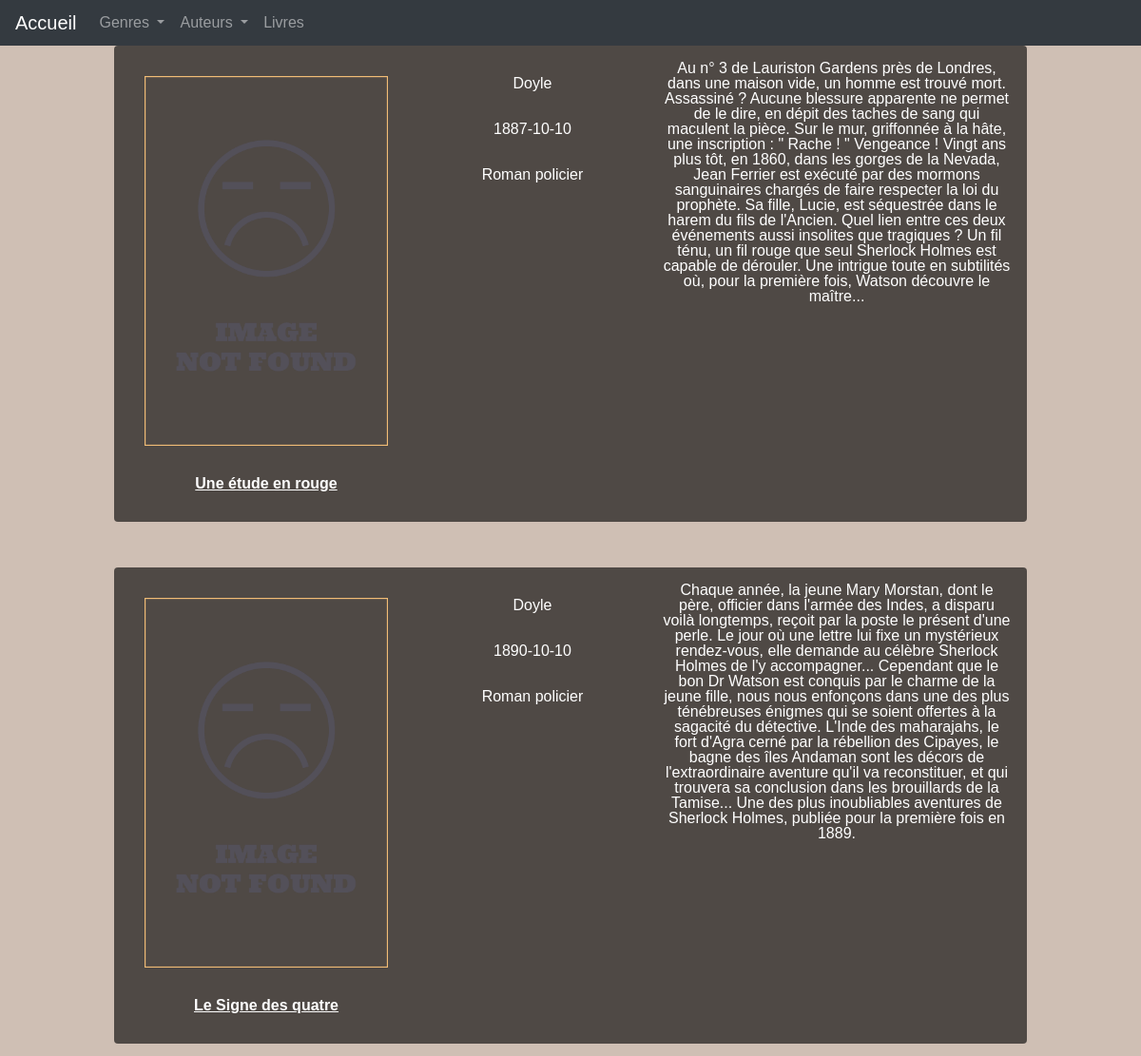
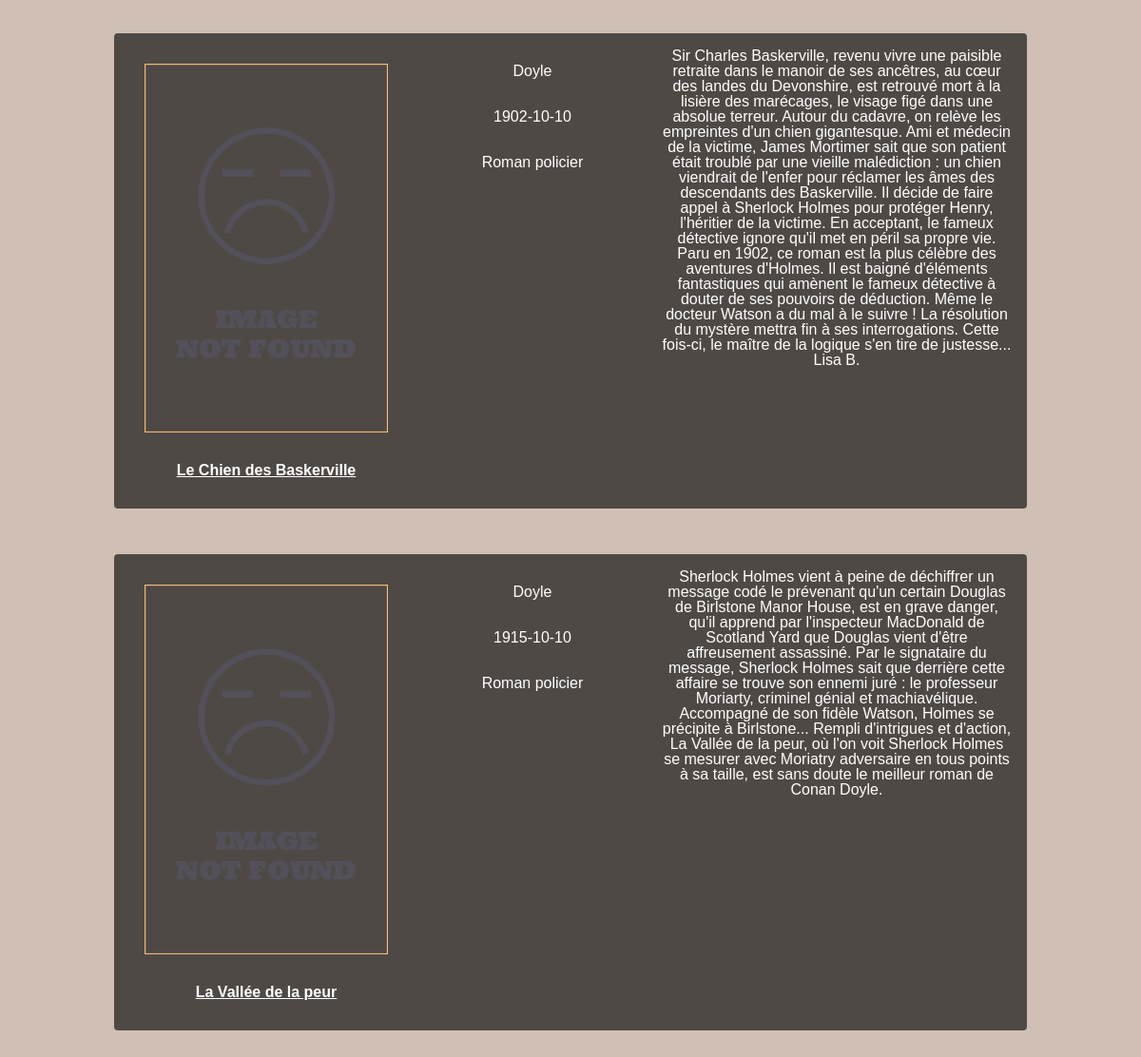
Screenshot of /bibli/genres.php?genre=2 with the database file from the repository (2 pictures, top to bottom).
### tables this page shows
CREATE TABLE `books` (
  `id` int(10) UNSIGNED NOT NULL,
  `titre` varchar(255) NOT NULL,
  `date_edition` date DEFAULT NULL,
  `author_id` int(10) UNSIGNED DEFAULT NULL,
  `resume` text,
  `img_src` varchar(50) DEFAULT 'not_found.png'
);

CREATE TABLE `authors` (
  `id` int(10) UNSIGNED NOT NULL,
  `prenom` varchar(255) NOT NULL,
  `nom` varchar(255) NOT NULL,
  `date_naissance` date DEFAULT NULL,
  `date_deces` date DEFAULT NULL
);

CREATE TABLE `genres` (
  `id` int(10) UNSIGNED NOT NULL,
  `name` varchar(255) NOT NULL
);

### bibli/genres.php (the view, shortened to what this page needs)
<?php
    if(isset($_GET['genre']) && !empty($_GET['genre'])):
        $id = htmlspecialchars($_GET['genre']);
    else:
        header('Location: 404.php');
    endif;
    $pdo = new PDO('mysql:host=localhost; dbname=exercice; charset=utf8', 'root', '');
    $pdo->setAttribute(PDO::ATTR_ERRMODE, PDO::ERRMODE_EXCEPTION);
    $queryInfo = $pdo->prepare("SELECT books.titre, books.img_src, books.resume, books.date_edition, authors.nom, genres.name FROM books INNER JOIN authors ON books.author_id = authors.id INNER JOIN composition ON books.id = composition.livre_id INNER JOIN genres ON composition.genre_id = genres.id WHERE genres.id = :id");
    $queryInfo->bindParam(':id', $id, PDO::PARAM_INT);
    $queryInfo->execute();
    $row = $queryInfo->fetchAll(PDO::FETCH_ASSOC);
?>
<!DOCTYPE html>
<html lang="fr">
<head>
    <link rel="stylesheet" href="https://stackpath.bootstrapcdn.com/bootstrap/4.1.3/css/bootstrap.min.css">
    <link rel="stylesheet" href="css/style.css">
</head>
<body>
    <?php
        include 'navbar.php';
    ?>
    <div class="container">
        <?php foreach($row as $value): ?>
            <div class="row rounded text-center mb-5 align-middle" style="background-color:rgba(0, 0, 0, 0.616); color:white;">
                <div class="col-md-4 p-3 align-middle">
                    <div class="col p-3"> <img src="img/<?php echo  $value["img_src"] ?>" class="img-fluid" alt="Responsive image"></div>
                    <div class="col p-3"><strong><u><?php echo  $value["titre"] ?></u></strong></div>
                </div>
                <div class="col-md-3 p-3 align-middle">
                    <div class="col p-3"><?php echo  $value["nom"] ?></div>
                    <div class="col p-3"><?php echo  $value["date_edition"] ?></div>
                    <div class="col p-3"><?php echo  $value["name"] ?></div>
                </div>
                <div class="col-md-5 p-3 align-middle">
                    <?php echo  $value["resume"] ?>
                </div>
            </div>
        <?php endforeach; ?>
    </div>
</body>
</html>

### bibli/navbar.php (shortened to what this page needs)
<nav class="navbar navbar-expand-lg navbar-dark bg-dark">
  <a class="navbar-brand" href="http://localhost/bibli/">Accueil</a>
  <div class="collapse navbar-collapse" id="navbarSupportedContent">
    <ul class="navbar-nav mr-auto">
      <li class="nav-item dropdown">
        <a class="nav-link dropdown-toggle" href="#" id="navbarDropdown" role="button" data-toggle="dropdown" aria-haspopup="true" aria-expanded="false">
          Genres
        </a>
      </li>
      <li class="nav-item dropdown">
        <a class="nav-link dropdown-toggle" href="#" id="navbarDropdown" role="button" data-toggle="dropdown" aria-haspopup="true" aria-expanded="false">
          Auteurs
        </a>
      </li>
      <li class="nav-item">
        <a class="nav-link" href="http://localhost/bibli/books.php">Livres</a>
      </li>
    </ul>
  </div>
</nav>

### bibli/css/style.css (style rules this page uses)
body { margin: 0 auto; background-color: rgb(207, 191, 180); display: flex; flex-direction: column; justify-content: center; align-items: center; padding: 0; border: 0; font-size: 100%; font: inherit; vertical-align: baseline; line-height: 1; font-family: 'Montserrat', sans-serif; }
nav { width: 100%; }
.container { width: 80%; vertical-align : middle; }

### rows the page displays
books: img_src (picture), titre "Une étude en rouge", author.nom "Doyle", date_edition "1887-10-10", genres.name "Roman policier", resume "Au n° 3 de Lauriston Gardens près de Londres, dans une maison vide, un homme est trouvé mort. Assassiné ? Aucune blessure apparente ne permet de le dire, en dépit des taches de sang qui maculent la pièce. Sur le mur, griffonnée à la hâte, une inscription : \" Rache ! \" Vengeance ! Vingt ans plus tôt, en 1860, dans les gorges de la Nevada, Jean Ferrier est exécuté par des mormons sanguinaires chargés de faire respecter la loi du prophète. Sa fille, Lucie, est séquestrée dans le harem du fils de l'Ancien. Quel lien entre ces deux événements aussi insolites que tragiques ? Un fil ténu, un fil rouge que seul Sherlock Holmes est capable de dérouler. Une intrigue toute en subtilités où, pour la…"
books: img_src (picture), titre "Le Signe des quatre", author.nom "Doyle", date_edition "1890-10-10", genres.name "Roman policier", resume "Chaque année, la jeune Mary Morstan, dont le père, officier dans l'armée des Indes, a disparu voilà longtemps, reçoit par la poste le présent d'une perle. Le jour où une lettre lui fixe un mystérieux rendez-vous, elle demande au célèbre Sherlock Holmes de l'y accompagner... Cependant que le bon Dr Watson est conquis par le charme de la jeune fille, nous nous enfonçons dans une des plus ténébreuses énigmes qui se soient offertes à la sagacité du détective. L'Inde des maharajahs, le fort d'Agra cerné par la rébellion des Cipayes, le bagne des îles Andaman sont les décors de l'extraordinaire aventure qu'il va reconstituer, et qui trouvera sa conclusion dans les brouillards de la Tamise... Une…"
books: img_src (picture), titre "Le Chien des Baskerville", author.nom "Doyle", date_edition "1902-10-10", genres.name "Roman policier", resume "Sir Charles Baskerville, revenu vivre une paisible retraite dans le manoir de ses ancêtres, au cœur des landes du Devonshire, est retrouvé mort à la lisière des marécages, le visage figé dans une absolue terreur. Autour du cadavre, on relève les empreintes d'un chien gigantesque. Ami et médecin de la victime, James Mortimer sait que son patient était troublé par une vieille malédiction : un chien viendrait de l'enfer pour réclamer les âmes des descendants des Baskerville. Il décide de faire appel à Sherlock Holmes pour protéger Henry, l'héritier de la victime. En acceptant, le fameux détective ignore qu'il met en péril sa propre vie. Paru en 1902, ce roman est la plus célèbre des aventures…"
books: img_src (picture), titre "La Vallée de la peur", author.nom "Doyle", date_edition "1915-10-10", genres.name "Roman policier", resume "Sherlock Holmes vient à peine de déchiffrer un message codé le prévenant qu'un certain Douglas de Birlstone Manor House, est en grave danger, qu'il apprend par l'inspecteur MacDonald de Scotland Yard que Douglas vient d'être affreusement assassiné. Par le signataire du message, Sherlock Holmes sait que derrière cette affaire se trouve son ennemi juré : le professeur Moriarty, criminel génial et machiavélique. Accompagné de son fidèle Watson, Holmes se précipite à Birlstone... Rempli d'intrigues et d'action, La Vallée de la peur, où l'on voit Sherlock Holmes se mesurer avec Moriatry adversaire en tous points à sa taille, est sans doute le meilleur roman de Conan Doyle."
